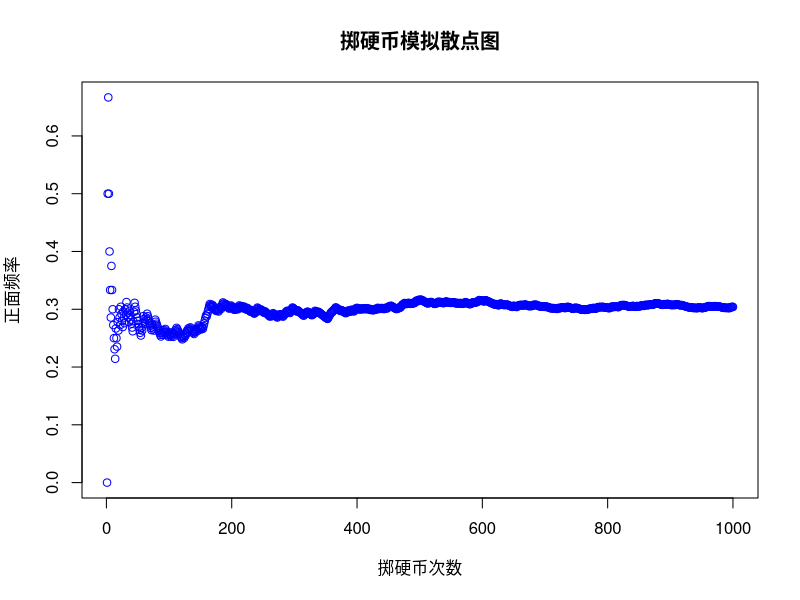
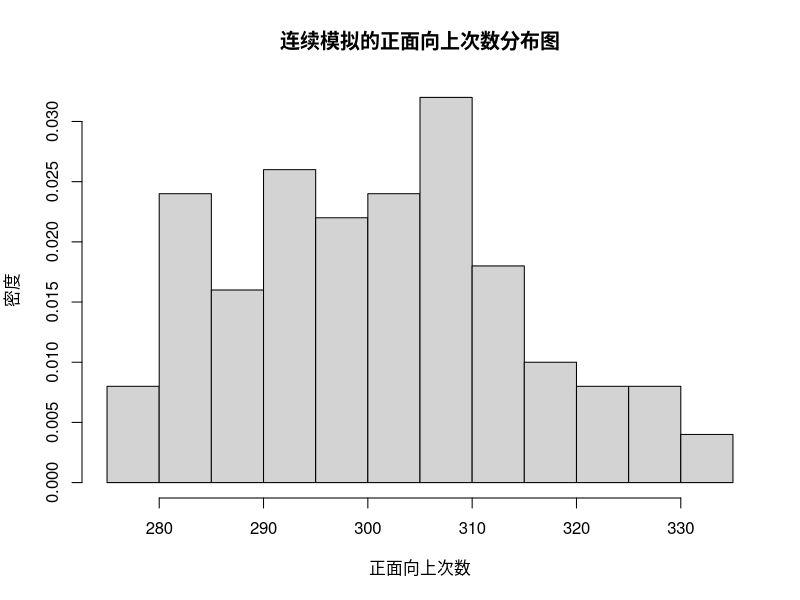

Reproduce these figures in R, in order.
#进行单次试验并画出散点图
n <- 1000
p <- 0.3
coin <- sample(c("H", "T"), size = n, replace = TRUE, prob=c(p,1-p))
count <- cumsum(coin == "H")
freq <- count / (1:n)
plot(1:n, freq, type = "p", col = "blue",
     xlab = "掷硬币次数", ylab = "正面频率", main = "掷硬币模拟散点图")
#进行多次试验并画出直方图
m <- 100
counts <- vector()
for(i in 1:m){
  n<-1000
  p<-0.3
  coin<-sample(c("H","T"),size=n,replace=TRUE,prob=c(p,1-p))
  counts[i]<-sum(coin=="H")
}
hist(counts,breaks=20,freq=FALSE,xlab="正面向上次数",ylab="密度",main="连续模拟的正面向上次数分布图")
